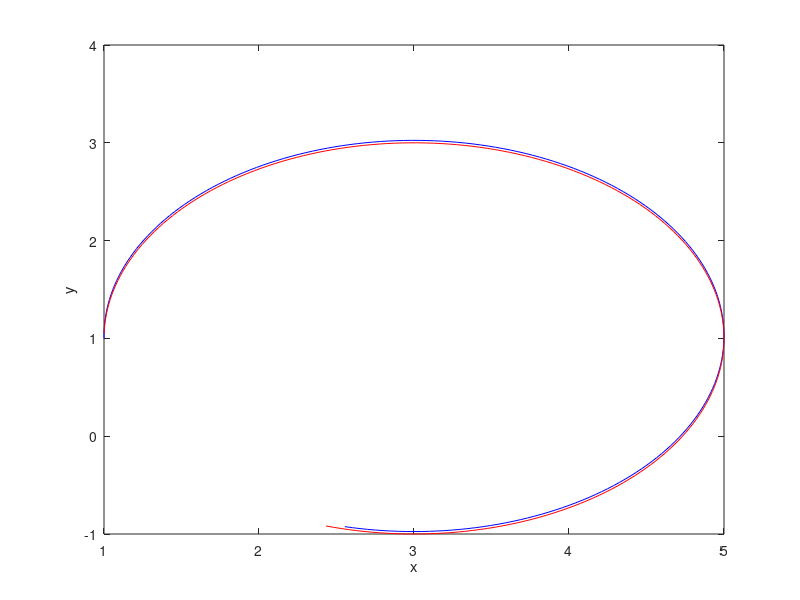

Here is the MATLAB script that generated this plot:
# inputs = [ velocity , angule ]
# state = [ pos x, pos y, direction ]
# output = [ pos x, pos y ]
tmax = 100;
dt = 0.5;

function [nextState, outputs] = veiculo(inputs, currentState)
  k1 = 1;
  k2 = 0.1;
  dt = 0.5;
  # nextState logic
  nextState(1) = currentState(1) + k1*inputs(1)*dt * k2*sin(currentState(3));
  nextState(2) = currentState(2) + k1*inputs(1)*dt * k2*cos(currentState(3));
  nextState(3) = currentState(3) + k2*inputs(2)*dt;
  # output logic
  outputs = currentState;
endfunction

function xdot = veiculoODE(x, t)
  k1 = 1;
  k2 = 0.1;
  inputs = [1, 0.5];
  # ODEs
  xdot(1) = k1*inputs(1) * k2*sin(x(3));
  xdot(2) = k1*inputs(1) * k2*cos(x(3));
  xdot(3) = k2*inputs(2);
endfunction

inputs = [1, 0.5];
initialState = [1, 1, 0];
currentState = initialState;
outputs = initialState;
results = zeros(1,3);

t = 0;
while t < tmax
  #inputs = motorista(inputs, t);
  [nextState, nextOutputs] = veiculo(inputs, currentState);
  results(end+1,:) = outputs;
  t = t + dt;
  currentState = nextState;
  outputs = nextOutputs;
endwhile

t = linspace (0, tmax, tmax/dt);
x=lsode("veiculoODE", initialState, t);#
#m = [t', results(3:end,1), results(3:end,2), results(3:end,3), x(:,1), x(:,2), x(:,3)]

plot(results(2:end,1) , results(2:end,2), "-b", x(2:end,1) , x(2:end,2), "-r");
xlabel ("x");;
ylabel ("y");
#axis([-5 5 0 20])


